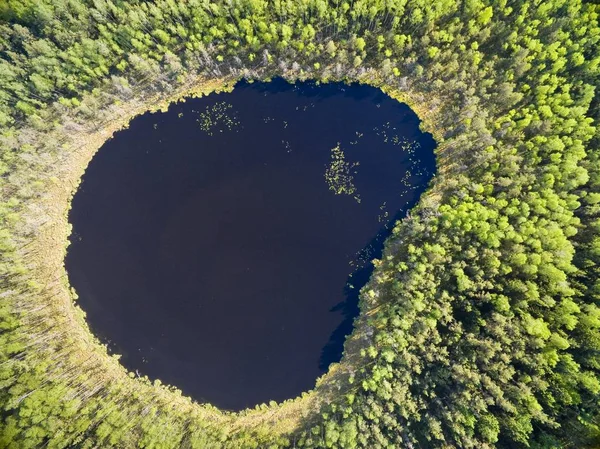
#> input picture pincel/Lagos1.jpg, 600 x 449 px, found by its file name
$ python Pincel_prueba3.py
#> lines starting #> are read from the running program, lines starting #| are printed output that depends on the picture; after the words box and inside, x2 and y2 are one past the last pixel; in counts of white or black regions, pixels touching at a corner belong together
import cv2
import numpy as np

# Cargar la imagen desde la ubicación especificada
file_path = "TT2/Lagos1.jpg"
img = cv2.imread(file_path)
#> img is the input picture: shape (449, 600, 3); mean B, G, R 78.7, 107.3, 101.8
if img is None:
    print("Error: No se pudo cargar la imagen. Asegúrate de que el archivo exista en la ruta especificada.")
    exit()

# Configurar dimensiones de la ventana y el área de botones
button_panel_width = 150  # Ancho del área de botones
button_panel = np.ones((img.shape[0], button_panel_width, 3), dtype=np.uint8) * 200  # Fondo gris claro

# Variables iniciales
overlay = img.copy()  # Capa para pintar
output = img.copy()  # Imagen de salida
mask = np.zeros(img.shape[:2], dtype=np.uint8)  # Máscara para binarización
brush_size = 10  # Tamaño de la brocha
painting = False
erasing = False
selecting_color = False
color_to_paint = None

# Posiciones de los botones
button_reset = (10, 20, 140, 60)  # Coordenadas dentro del área de botones
button_select_color = (10, 80, 140, 120)
button_close = (10, 140, 140, 180)

# Función para manejar los eventos de mouse
# [64 lines left out: function paint, not called in this run]

# Dibujar los botones en el área de botones
def draw_buttons(panel):
    cv2.rectangle(panel, (button_reset[0], button_reset[1]), (button_reset[2], button_reset[3]), (180, 180, 180), -1)
    cv2.putText(panel, "Reiniciar", (button_reset[0] + 10, button_reset[1] + 30), cv2.FONT_HERSHEY_SIMPLEX, 0.5, (0, 0, 0), 1)

    cv2.rectangle(panel, (button_select_color[0], button_select_color[1]), (button_select_color[2], button_select_color[3]), (180, 180, 180), -1)
    cv2.putText(panel, "Sel. Color", (button_select_color[0] + 10, button_select_color[1] + 30), cv2.FONT_HERSHEY_SIMPLEX, 0.5, (0, 0, 0), 1)

    cv2.rectangle(panel, (button_close[0], button_close[1]), (button_close[2], button_close[3]), (180, 180, 180), -1)
    cv2.putText(panel, "Cerrar", (button_close[0] + 10, button_close[1] + 30), cv2.FONT_HERSHEY_SIMPLEX, 0.5, (0, 0, 0), 1)

# Configurar el callback del mouse en la imagen
cv2.namedWindow("Paint Tool")
cv2.setMouseCallback("Paint Tool", paint)

while True:
    # Crear una imagen combinada de la imagen y el panel de botones
    combined_output = np.hstack((output, button_panel))
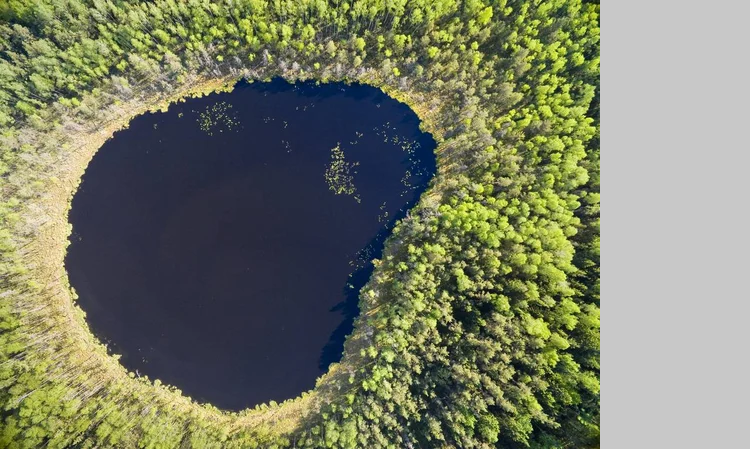
#> combined_output: shape (449, 750, 3); mean B, G, R 103, 125.8, 121.4
    draw_buttons(button_panel)
#> in draw_buttons, `cv2.rectangle(panel, (button_reset[0], button_reset[1]), (button_reset..`:
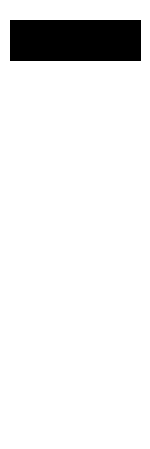
#> panel: shape (449, 150, 3); values 180 (black) and 200 (white), 92% white; 1 black region, box (x1, y1, x2, y2) and area: (10, 20, 141, 61) 5371
#> in draw_buttons, `cv2.rectangle(panel, (button_select_color[0], button_select_color[1]),..`: panel: shape (449, 150, 3); min 0, max 200, mean 196.4
#> in draw_buttons, `cv2.putText(panel, "Sel. Color", (button_select_color[0] + 10, button_..`:
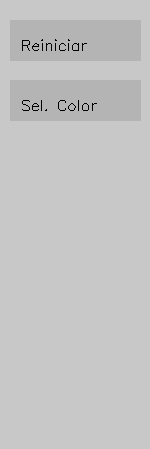
#> panel: shape (449, 150, 3); min 0, max 200, mean 196
#> in draw_buttons, `cv2.rectangle(panel, (button_close[0], button_close[1]), (button_close..`: panel: shape (449, 150, 3); 7.97% of pixels changed, all inside (x1, y1, x2, y2) = (10, 140, 141, 181)
#> in draw_buttons, `cv2.putText(panel, "Cerrar", (button_close[0] + 10, button_close[1] + ..`:
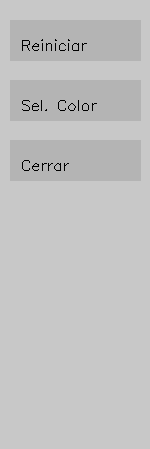
#> panel: shape (449, 150, 3); min 0, max 200, mean 194.1

    # Mostrar la imagen combinada
    cv2.imshow("Paint Tool", combined_output)

    # Presionar "s" para guardar la imagen binarizada
    key = cv2.waitKey(1) & 0xFF
#> (key q is pressed here)
    if key == ord('s'):
        # Crear la imagen binarizada a partir de la máscara
        binary_img = np.zeros_like(img)
        binary_img[mask != 0] = [255, 255, 255]
        binary_img[mask == 0] = [0, 0, 0]

        cv2.imwrite("binarized_painted_image.png", binary_img)
        print("Imagen binarizada guardada como 'binarized_painted_image.png'.")

    elif key == ord('q'):
        break

# Cerrar las ventanas de OpenCV
cv2.destroyAllWindows()
